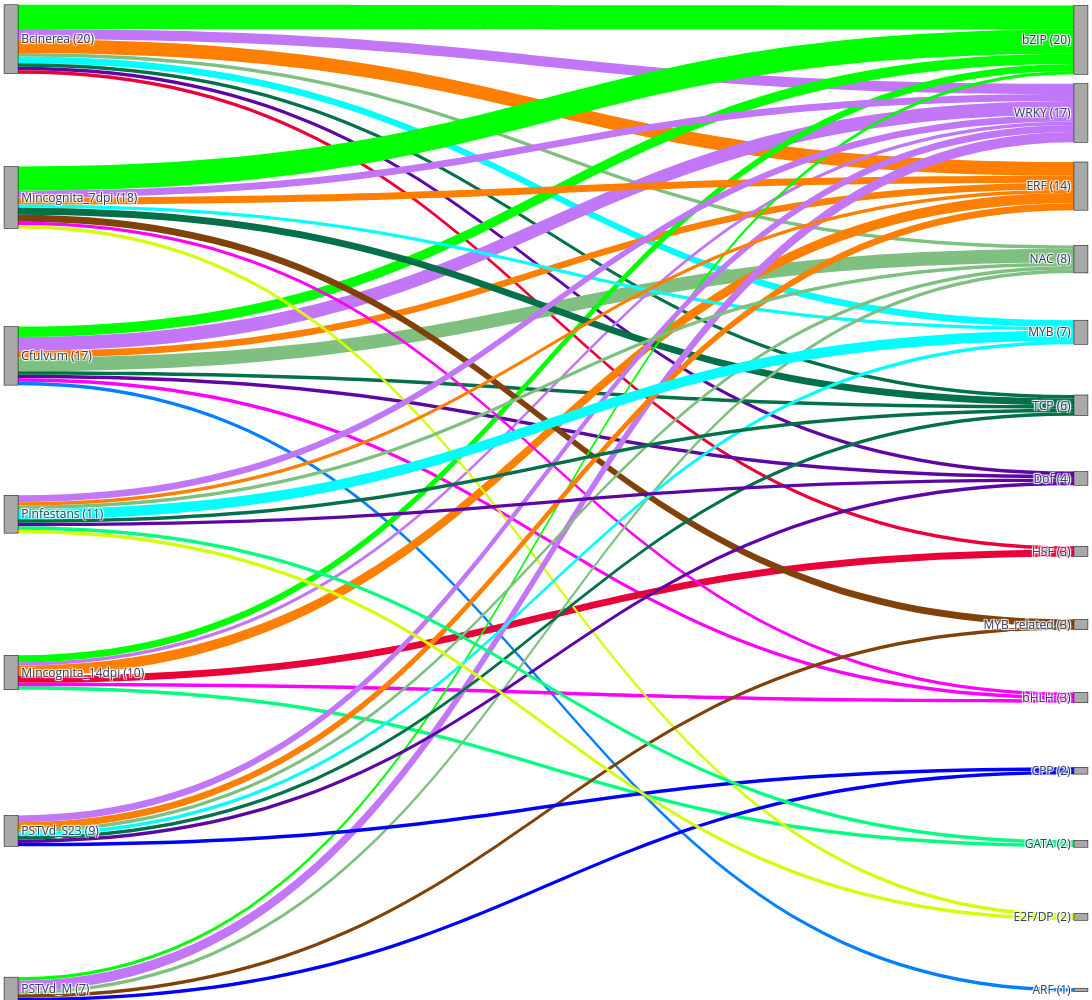

The code cell stored with this chart in its notebook:
### Code cell
fig = sankey_condition_family(signif_tf, title="")
fig.show()

### Figure 1 — Plotly figure (JSON) as saved in the notebook; plotly's stock layout.template omitted (floating-point values rounded to 4 significant figures)
{"data": [{"arrangement": "fixed", "link": {"color": ["rgba(94,6,164,1.00)", "rgba(255,127,0,1.00)", "rgba(233,1,56,1.00)", "rgba(0,255,255,1.00)", "rgba(127,191,127,1.00)", "rgba(3,112,74,1.00)", "rgba(193,119,247,1.00)", "rgba(0,255,0,1.00)", "rgba(0,127,255,1.00)", "rgba(94,6,164,1.00)", "rgba(255,127,0,1.00)", "rgba(127,191,127,1.00)", "rgba(3,112,74,1.00)", "rgba(193,119,247,1.00)", "rgba(255,0,255,1.00)", "rgba(0,255,0,1.00)", "rgba(255,127,0,1.00)", "rgba(0,255,127,1.00)", "rgba(233,1,56,1.00)", "rgba(193,119,247,1.00)", "rgba(255,0,255,1.00)", "rgba(0,255,0,1.00)", "rgba(211,254,9,1.00)", "rgba(255,127,0,1.00)", "rgba(0,255,255,1.00)", "rgba(128,66,8,1.00)", "rgba(3,112,74,1.00)", "rgba(193,119,247,1.00)", "rgba(255,0,255,1.00)", "rgba(0,255,0,1.00)", "rgba(0,0,255,1.00)", "rgba(128,66,8,1.00)", "rgba(127,191,127,1.00)", "rgba(193,119,247,1.00)", "rgba(0,255,0,1.00)", "rgba(0,0,255,1.00)", "rgba(94,6,164,1.00)", "rgba(255,127,0,1.00)", "rgba(0,255,255,1.00)", "rgba(127,191,127,1.00)", "rgba(3,112,74,1.00)", "rgba(193,119,247,1.00)", "rgba(94,6,164,1.00)", "rgba(211,254,9,1.00)", "rgba(255,127,0,1.00)", "rgba(0,255,127,1.00)", "rgba(0,255,255,1.00)", "rgba(127,191,127,1.00)", "rgba(3,112,74,1.00)", "rgba(193,119,247,1.00)"], "hovertemplate": "Condition → TF Family<br>%{source.label} → %{target.label}<br>Count: %{value}<extra></extra>", "source": [0, 0, 0, 0, 0, 0, 0, 0, 2, 2, 2, 2, 2, 2, 2, 2, 4, 4, 4, 4, 4, 4, 1, 1, 1, 1, 1, 1, 1, 1, 6, 6, 6, 6, 6, 5, 5, 5, 5, 5, 5, 5, 3, 3, 3, 3, 3, 3, 3, 3], "target": [13, 9, 14, 11, 10, 12, 8, 7, 20, 13, 9, 10, 12, 8, 16, 7, 9, 18, 14, 8, 16, 7, 19, 9, 11, 15, 12, 8, 16, 7, 17, 15, 10, 8, 7, 17, 13, 9, 11, 10, 12, 8, 13, 19, 9, 18, 11, 10, 12, 8], "value": [1, 4, 1, 2, 1, 1, 3, 7, 1, 1, 2, 4, 1, 4, 1, 3, 3, 1, 2, 1, 1, 2, 1, 2, 1, 2, 2, 2, 1, 7, 1, 1, 1, 3, 1, 1, 1, 2, 1, 1, 1, 2, 1, 1, 1, 1, 3, 1, 1, 2]}, "node": {"color": ["rgba(160,160,160,0.9)", "rgba(160,160,160,0.9)", "rgba(160,160,160,0.9)", "rgba(160,160,160,0.9)", "rgba(160,160,160,0.9)", "rgba(160,160,160,0.9)", "rgba(160,160,160,0.9)", "rgba(160,160,160,0.9)", "rgba(160,160,160,0.9)", "rgba(160,160,160,0.9)", "rgba(160,160,160,0.9)", "rgba(160,160,160,0.9)", "rgba(160,160,160,0.9)", "rgba(160,160,160,0.9)", "rgba(160,160,160,0.9)", "rgba(160,160,160,0.9)", "rgba(160,160,160,0.9)", "rgba(160,160,160,0.9)", "rgba(160,160,160,0.9)", "rgba(160,160,160,0.9)", "rgba(160,160,160,0.9)"], "label": ["Bcinerea (20)", "Mincognita_7dpi (18)", "Cfulvum (17)", "Pinfestans (11)", "Mincognita_14dpi (10)", "PSTVd_S23 (9)", "PSTVd_M (7)", "bZIP (20)", "WRKY (17)", "ERF (14)", "NAC (8)", "MYB (7)", "TCP (6)", "Dof (4)", "HSF (3)", "MYB_related (3)", "bHLH (3)", "CPP (2)", "GATA (2)", "E2F/DP (2)", "ARF (1)"], "line": {"color": "black", "width": 0.5}, "pad": 60, "thickness": 14, "x": [0.001, 0.001, 0.001, 0.001, 0.001, 0.001, 0.001, 0.999, 0.999, 0.999, 0.999, 0.999, 0.999, 0.999, 0.999, 0.999, 0.999, 0.999, 0.999, 0.999, 0.999], "y": [-0.0008333, 0.1658, 0.3325, 0.4992, 0.6658, 0.8325, 0.9992, -7.692e-05, 0.07685, 0.1538, 0.2307, 0.3076, 0.3845, 0.4615, 0.5384, 0.6153, 0.6922, 0.7692, 0.8461, 0.923, 0.9999]}, "type": "sankey"}], "layout": {"font": {"size": 12}, "height": 1000, "margin": {"b": 10, "l": 10, "r": 10, "t": 40}, "title": {"text": ""}, "width": 1200}}
